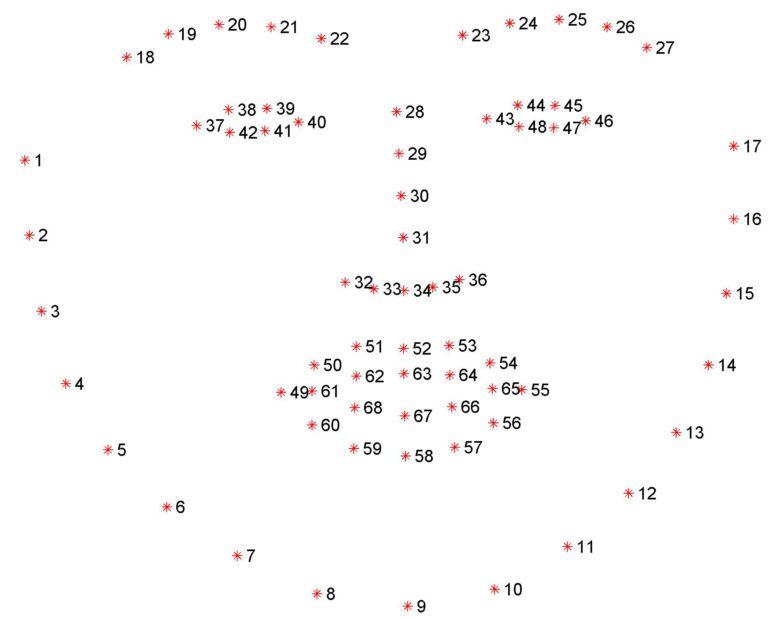
#> input picture facial_landmarks_68markup-768x619.jpg, 768 x 619 px, given in place of the camera
$ python test.py
#> lines starting #> are read from the running program, lines starting #| are printed output that depends on the picture
import cv2
import pyttsx3
import threading
status_list=[None,None]
alarm_sound = pyttsx3.init()
voices = alarm_sound.getProperty('voices')
alarm_sound.setProperty('voice', voices[0].id)
alarm_sound.setProperty('rate', 150)
def voice_alarm(alarm_sound):
    alarm_sound.say("Object Detected")
    alarm_sound.runAndWait()
video=cv2.VideoCapture(0)
initial_frame = None
while True:
    check, frame = video.read()
#> frame is the input picture: shape (619, 768, 3); mean B, G, R 250.8, 250.8, 251.5
    frame = cv2.flip(frame,1)
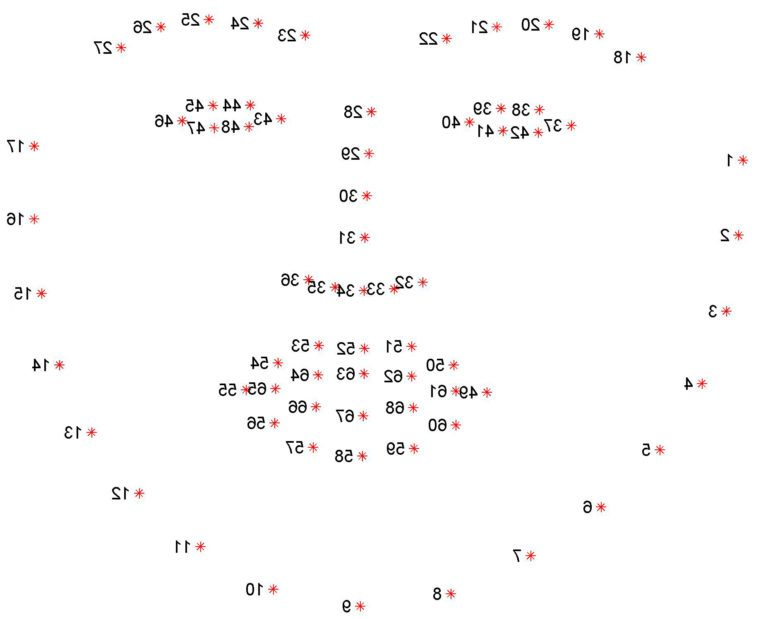
#> frame: shape (619, 768, 3); mean B, G, R 250.8, 250.8, 251.5
    status=0
    gray_frame=cv2.cvtColor(frame,cv2.COLOR_BGR2GRAY)
    gray_frame=cv2.GaussianBlur(gray_frame,(25,25),0)
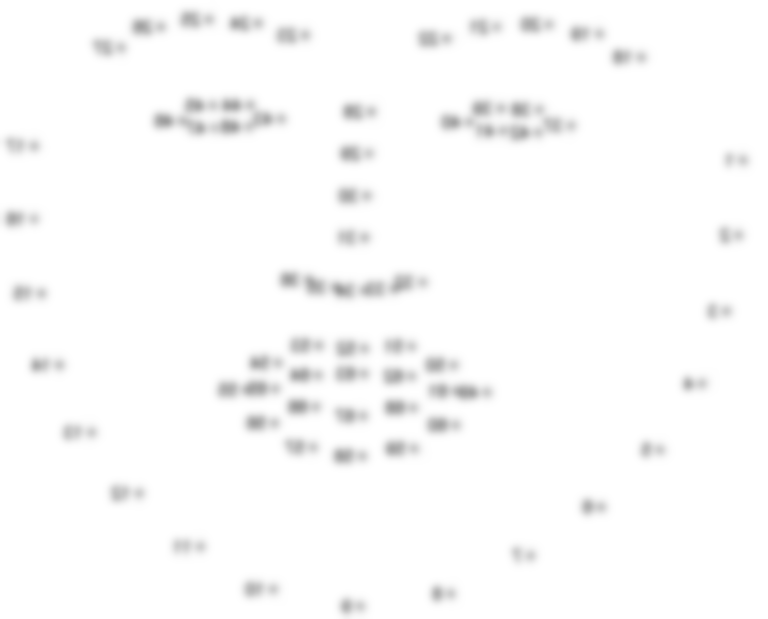
#> gray_frame: shape (619, 768); min 158, max 255, mean 251
    blur_frame = cv2.blur(gray_frame, (5,5))

    if initial_frame is None:
        initial_frame = blur_frame
        continue
    delta_frame=cv2.absdiff(initial_frame,blur_frame)
    threshold_frame=cv2.threshold(delta_frame,35,255, cv2.THRESH_BINARY)[1]
    (contours,_)=cv2.findContours(threshold_frame,cv2.RETR_EXTERNAL,cv2.CHAIN_APPROX_SIMPLE)
    for c in contours:
        if cv2.contourArea(c) < 5000:
            continue
        status=status + 1
        (x, y, w, h)=cv2.boundingRect(c)
        cv2.rectangle(frame, (x, y), (x+w, y+h), (0,255,0), 1)
    status_list.append(status)
    if status_list[-1]>= 1 and status_list[-2]==0:
        alarm = threading.Thread(target=voice_alarm, args=(alarm_sound,))
        alarm.start()
    cv2.imshow('motion detector', frame)
    key = cv2.waitKey(1)
    if key == ord('q'):
        break
alarm_sound.stop()
#> (this line was passed over: pyttsx3 is not available in this run)
video.release()
cv2.destroyAllWindows()
